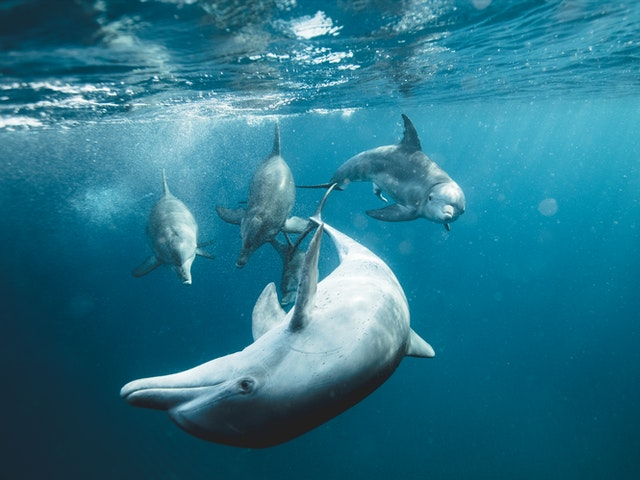
#> input picture MOW_I/datasets/dolphines.jpg, 640 x 480 px, found by its file name
$ jupyter execute --allow-errors 9_126328_Rafal_Gegotek_PCA.ipynb   (shell and % lines are left out)
#> lines starting #> are read from the running program, lines starting #| are printed output that depends on the picture
[cell 1]
import numpy as np
import matplotlib.pyplot as plt

## Przygotowanie

Przed rozpoczęciem pracy z notatnikiem proszę zmienić jego nazwę dodając na początku numer albumu, imię i nazwisko.
{nr_albumu}\_{imię}\_{nazwisko}\_{nazwa}

Po wykonaniu wszystkich zadań proszę przesłać wypełniony notatnik przez platformę ELF za pomocą formularza "Prześlij projekt" w odpowiedniej sekcji.

## Redukcja wymiarowości

Praca z wielowymiarowymi danymi niesie ze sobą różne ograniczenia. W jaki sposób możemy wyświetlić próbki, które mają $4$, $5$, $6$, $7$ i więcej cech? Nie możemy stworzyć przecież wykresu $4D$, czy $7D$. Wizualizacja takich danych jest problemem. Kiedy mamy wiele cech w zestawie danych, wpływa to również na szybkość działania naszego modelu. Takie dane zajmują więcej miejsca na nośnikach pamięci. Jeśli mamy zbiór, który zawiera $1000$ cech, to możemy się zastanawiać, czy na pewno wszystkie cechy są istotne i potrzebne dla naszego modelu. Może wystarczy jedynie $100$ cech i wyniki działania modelu uczenia maszynowego byłyby równie satysfakcjonujące, a przy okazji zmniejszylibyśmy wymiarowość próbek i czas obliczeń.

Problem redukcji wymiarowości jest powszechny w tematyce uczenia maszynowego. Istnieją dwa główne podziały takiej redukcji - selekcja i ekstrakcja cech. Selekcja cech polega na wybraniu pewnego podzbioru cech z oryginalnego zestawu wszystkich cech. W takim przypadku zakładamy, że nie wszystkie cechy są nam potrzebne do stworzenia dobrego modelu, więc pozbywamy się części z nich, licząc na to, że wyniki nie ulegną pogorszeniu. Selekcja cech pozostawia cechy w swojej oryginalnej postaci, nie modyfikuje ich wartości, zmieniamy tylko ich ilość. Ekstrakcja cech jest scenariuszem nieco bardziej skomplikowanym, ponieważ polega na redukcji cech poprzez przekształcenie oryginalnego zestawu cech do nowej przestrzeni cech, w której pozostałe cechy nie mają swoich pierwotnych wartości. Obie kategorie mają swoje wady i zalety. Dzisiaj skupimy się na algorytmie z rodziny ekstrakcji cech.

##  Analiza głównych składowych

Jedną z najpopularniejszych metod ekstrakcji cech jest **Analiza głównych składowych (ang. Principal component analysis)** w skrócie **PCA**. Jest to algorytm, który redukuje wymiarowość danych poprzez rzutowanie ich na przestrzeń o mniejszej liczbie wymiarów. Rzutowanie to następuje poprzez znalezienie kierunków, w których jest największa wariancja danych. Założeniem algorytmu jest zatem znalezienie nowej przestrzeni cech, tak aby zachować jak najwięcej informacji zawartych w oryginalnych cechach. Przed omówieniem szczegółów algorytmu zobaczmy jego zasadę działania.

Mając dwuwymiarowy zestaw danych z cechami $x_1$ i $x_2$, chcielibyśmy zredukować go do postaci jednowymiarowej.

Aby to zrobić, musimy znaleźć kierunki, w których dane są najbardziej zróżnicowane (mają największą wariancję). Takie kierunki będą dwa, a dodatkowo będą one zawsze do siebie prostopadłe. Te kierunki, to właśnie główne składowe.

Mając wyznaczone główne składowe, możemy zauważyć, że wzdłuż prostej z czerwoną strzałką jest znacznie większa wariancja danych. Jeśli zatem chcielibyśmy zredukować przestrzeń z $2D$ na $1D$, to powinniśmy rzutować wszystkie punkty z dwuwymiarowej przestrzeni na prostą z czerwoną strzałką.

Po zrzutowaniu punktów na tę prostą dane prezentują się następująco:

Możemy też spróbować zrzutować punkty na prostą z niebieską strzałką, żeby przekonać się, że punkty będą bardziej "zbite" (mniejsza wariancja danych).

Ta idea dla prostego przypadku dwuwymiarowego jest rozszerzalna i działa dokładnie tak samo dla danych wielowymiarowych. Jeśli mamy już intuicję, w jaki sposób redukowane są wymiary w algorytmie PCA, przejdźmy do szczegółów działania algorytmu.

## Algorytm PCA

Na początku stwórzmy zbiór danych, na którym będziemy przeprowadzać obliczenia.

| **x1** | **x2** |
|--------|--------|
| 1\.2   | 1\.5   |
| 0\.2   | 0\.1   |
| 1\.6   | 1\.8   |
| 2\.2   | 2\.5   |
| 0\.5   | 0\.7   |
| 3\.0   | 2\.6   |
| 3\.2   | 3\.4   |
| 0\.8   | 1\.0   |
| 2\.6   | 2\.8   |
| 1\.5   | 1\.4   |

[cell 2]
X = np.array([
    [1.2, 1.5],
    [0.2, 0.1],
    [1.6, 1.8],
    [2.2, 2.5],
    [0.5, 0.7],
    [3.0, 2.6],
    [3.2, 3.4],
    [0.8, 1.0],
    [2.6, 2.8],
    [1.5, 1.4]])

### Wycentrowanie danych

Pierwszym etapem obliczenia macierzy kowariancji jest wycentrowanie zestawu danych, to znaczy odjęcie średniej od każdej próbki. Obliczamy średnią dla cechy $x_1$ i cechy $x_2$.

[cell 3]
X_centered = X - X.mean(axis=0)

X_centered

[cell 4]
plt.scatter(X_centered[:, 0], X_centered[:, 1], marker='+')

### Obliczenie macierzy kowariancji

Po wycentrowaniu zestawu danych należy obliczyć macierz kowariancji zgodnie ze wzorem:

<!-- $$\Sigma = \frac{1}{m-1}\sum_{i=1}^{n}(x^{(i)})(x^{(i)})^T$$ -- DO POPRAWY!!! -->
$$\Sigma = \frac{1}{m-1}X^TX$$

gdzie:

* $X^T$ jest macierzą o wymiarach $nxm$

* $X$ jest macierzą o wymiarach $mxn$
<!-- * $x^{(i)}$ jest wektorem o wymiarach $nx1$ -->

<!-- * $(x^{(i)})^T$ jest wektorem o wymiarach $1xn$ -->

Więc w wyniku mnożenia powstaje macierz $\Sigma$ o wymiarach $nxn$.

[cell 5]
m = X.shape[0]
X_cov = np.dot(X_centered.T, X_centered) / (m - 1)

X_cov

### Obliczenie wektorów i wartości własnych

Ten etap jest sercem metody analizy głównych składowych. Wektory własne to kierunki, w których jest największa wariancja danych. Wartości własne, które skojarzone są z wektorami własnymi, określają ich istotność. Oznacza to, że wektor własny z największą wartością własną jest pierwszą główną składową, wektor własny z drugą największą wartością jest drugą główną składową i tak dalej.

Wektory i wartości własne można obliczyć za pomocą metody `np.linalg.eig()` podając jako parametr obliczoną wcześniej macierz kowariancji.

[cell 6]
eigenvalues, eigenvectors = np.linalg.eig(X_cov)

Bardzo istotne jest to, że wektory własne zwracane przez `np.linalg.eig()` są reprezentowane jako **kolumny**, a nie wiersze. Oznacza to, że pierwszą kolumną jest pierwszy wektor własny, drugą kolumną jest drugi wektor własny itp.

Ważne jest również to, że zwrócone wartości własne niekoniecznie muszą być posortowane. Musimy zatem sami posortować wartości własne (zachowując powiązanie z wektorami własnymi), żeby mieć pewność, że są ustawione malejąco.

[cell 7]
idx = eigenvalues.argsort()[::-1]
eigenvalues = eigenvalues[idx]
eigenvectors = eigenvectors[:,idx]

eigenvalues, eigenvectors

### Rysowanie danych z głównymi składowymi

Mając wektory własne możemy w przypadku dwuwymiarowym dość łatwo je narysować. Obliczamy nachylenie zgodnie ze wzorem $\frac{\Delta y}{\Delta x}$.

[cell 8]
plt.scatter(X_centered[:, 0], X_centered[:, 1], marker='+')

line = np.linspace(-1, 1, 100)
plt.arrow(x=0, y=0, dx=eigenvectors[0, 0], dy=eigenvectors[1, 0], head_width=0.1, head_length=0.1, fc='r', ec='k')
plt.arrow(x=0, y=0, dx=eigenvectors[0, 1], dy=eigenvectors[1, 1], head_width=0.1, head_length=0.1, fc='b', ec='k')
plt.plot(line, line * (eigenvectors[1, 0]/eigenvectors[0, 0]), color='black')
plt.plot(line, line * (eigenvectors[1, 1]/eigenvectors[0, 1]), color='black')

plt.xlabel("x1")
plt.ylabel("x2")
plt.grid()
plt.show()
#> figure, not shown here; curve peaks at x = 1, y = 0.994; curve peaks at x = -1, y = 1.01

### Rzutowanie danych na k głównych składowych

Mając obliczoną macierz z kolejnymi wektorami własnymi, możemy wykorzystać ją do zredukowania oryginalnej ilości wymiarów. W sytuacji, gdy mamy jedynie dwa wymiary w oryginalnym zestawie danych, nie mamy dużego pola do popisu. Jednak w zdecydowanej większości przypadków będziemy pracować z danymi, które mają znacznie więcej cech. Dzięki temu możemy wybrać $k$ pierwszych głównych składowych i za ich pomocą rzutować dane do przestrzeni o $k$-tej liczbie wymiarów.

Operacja rzutowania opisana jest za pomocą wzoru:

$$z = U_{reduced}^T * x$$

gdzie:
* $U_{reduced}$ oznacza macierz z k pierwszymi wektorami własnymi - wymiar $nxk$
* $x$ to oryginalna próbka - wymiar $nx1$

Zatem wyjściowa próbka $z$ będzie miała wymiar $kx1$.

Możemy również rzutować cały zbiór danych "na raz" i wtedy wzór będzie miał następującą formę:

$$Z = X * U_{reduced}$$

gdzie:
* $X$ to zbiór danych - wymiar $mxn$
* $U_{reduced}$ to macierz z k pierwszymi wektorami własnymi - wymiar $nxk$

Zatem nowy zbiór danych ze zredukowaną ilością wymiarów będzie miał wymiar $mxk$.

#### Rzutowanie danych na pierwszą główną składową

[cell 9]
X_pca_1 = np.dot(X, eigenvectors[:, 0])
plt.scatter(X_pca_1, np.zeros(10), marker='+')
plt.xlim((-1.5, 6))
plt.xlabel("z")
plt.show()

#### Rzutowanie danych na drugą główną składową

[cell 10]
X_pca_2 = np.dot(X, eigenvectors[:, 1])
plt.scatter(X_pca_2, np.zeros(10), marker='+')
plt.xlim((-1.5, 6))
plt.xlabel("z")
plt.show()

Widać, że znacznie korzystniejsze jest rzutowanie danych na pierwszą główną składową, ponieważ dane nie są tak zbite, jak w przypadku drugiej głównej składowej.

### Powrót do oryginalnej liczby wymiarów

Po zrzutowaniu danych na przestrzeń o mniejszej ilości wymiarów jesteśmy w stanie powrócić do oryginalnego $n$-wymiarowego zestawu danych, wykorzystując wszystkie główne składowe. Operacja ta jednak powoduje stratę pewnej ilości informacji, która została utracona poprzez operacje rzutowania.

Aby powrócić do oryginalnej liczby wymiarów, należy wykonać następującą operację:

$$x_{reconstructed} = U_{reduced} * z$$

* $U_{reduced}$ ma wymiary $nxk$
* $z$ ma wymiary $kx1$
* zatem $x_{reconstructed}$ będzie miało wymiar $nx1$.

Postać macierzowa:

$$X_{reconstructed} = Z * U_{reduced}^T$$

* $Z$ ma wymiary $mxk$
* $U_{reduced}^T$ ma wymiary $kxn$
* zatem $X_{reconstructed}$ będzie miało wymiar $mxn$.

#### Operacja odwrotna po rzutowaniu danych na pierwszą główną składową

[cell 11]
old_data_from_pca_1 = np.dot(X_pca_1.reshape(X_pca_1.shape[0], 1), eigenvectors[:, :1].T)
plt.scatter(old_data_from_pca_1[:, 0], old_data_from_pca_1[:, 1], marker='+')
# plt.xlim((-1.5, 2))
plt.xlabel("x1")
plt.ylabel("x2")
plt.show()

Widać, że z łatwością udało się odtworzyć dane idące wzdłuż pierwszej głównej składowej, ale nie wzdłuż drugiej.

### Współczynnik wariancji wyjaśnionej

Gdy analizujemy prosty przypadek z dwoma wymiarami, nie mamy wielkiego wyboru jeśli chodzi o redukcje cech. Możemy jedynie rzutować próbki na przestrzeń jednowymiarową. W sytuacji, gdy mamy wiele wymiarów problemem może okazać się wybór właściwej ilości głównych składowych, które będą służyły do stworzenia nowej przestrzeni próbek. Przykładowo, jeśli mamy 6000 wymiarów, to ile $k$ pierwszych głównych składowych powinniśmy wziąć? 2000? 1000? a może jedynie 100? Moglibyśmy oczywiście próbować wszystkich wartości z pewnego przedziału, a następnie mierzyć różnice pomiędzy oryginalnymi próbkami i próbkami zrekonstruowanymi. To dałoby nam pewną miarę błędu. Odpowiednie przekształcenia pozwoliłyby nawet zawrzeć tę wartości w przedziale $(0,1)$. Jednak takie rozwiązanie wymagałoby bardzo dużej ilości obliczeń.

Na szczęście istnieje inny sposób. Obliczone wraz z wektorami własnymi, wartości własne mają ważną właściwość. Informują o tym, jaka ilość wariancji niesiona jest za pomocą skojarzonej głównej składowej. Jest to tak zwana **wariancja wyjaśniona**. Aby wyciągnąć tę informację, należy obliczyć iloraz każdej wartości własnej i sumy wszystkich wartości własnych:

$$\frac{eigenvalue^{(i)}}{\sum_{i=1}^{n}eigenvalue^{(i)}}$$

Przykładowo, jeżeli wariancja wyjaśniona dla pierwszej warości własnej ma wartość $0.9$, oznacza to, że aż $90%$ wariancji jest wyjaśnionej za pomocą pierwszej głównej składowej. Czyli pozostałe $10%$ jest zawarte w pozostałych głównych składowych.

Częściej jednak stosowana jest operacja obliczania wartości wyjaśnionej z wykorzystaniem skumulowanej sumy. Taka operacja pozwala na łatwe sprawdzenie, jaka ilość wariancji jest wyjaśniona za pomocą $k$ pierwszych składowych.

$$\frac{\sum_{i=1}^{k} eigenvalue^{(i)}}{\sum_{i=1}^{n}eigenvalue^{(i)}}$$

Dzięki temu możemy ustalić, że chcemy, aby nowa przestrzeń cech zachowała $95%$ wariancji:

$$\frac{\sum_{i=1}^{k} eigenvalue^{(i)}}{\sum_{i=1}^{n}eigenvalue^{(i)}} \geq 0.95$$

Ustalenie takiego progu pozwoli nam wybrać odpowiednią ilość pierwszych głównych składowych:

## Zadanie 1

Algorytm PCA jest w stanie znacznie zredukować wymiarowość, ale pozwala również powrócić do oryginalnej ilości wymiarów. Dzięki temu może być stosowany jako algorytm kompresji. Celem tego zadania będzie wykorzystanie algorytmu PCA do kompresji zdjęcia. W katalogu datasets znajduje się zdjęcie o nazwie 'dolphines.jpg'. Wczytaj to zdjęcie w formacie _grayscale*_, a następnie wykonaj eksperymenty redukcji wymiarów dla różnych wartości parametru $k$ ($k$ oznacza $k$ pierwszych głównych składowych). Po zrzutowaniu zdjęcia na mniejszą liczbę wymiarów powróć do oryginalnego rozmiaru i sprawdź, jak różne wartości parametru $k$ wpływają na jakość zrekonstruowanego zdjęcia. Stwórz wykres wariancji wyjaśnionej. Dla jakiej ilości pierwszych głównych składowych zachowane jest $95$ wariancji?

_1. Grayscale (skala szarości) to format, w którym jest tylko jeden kanał zawierający informacje o intensywności (jasności) pikseli. Wszystkie piksele reprezentowane są za pomocą wartości od 0 do 255, gdzie 0 oznacza kolor czarny a 255 kolor biały.
To może zostać zaimplementowane w prosty sposób za pomocą biblioteki PIL:_
```
from PIL import Image
img = PIL.Image.open('../dolphines.jpg').convert('L')
```

**Uwaga:** Podczas obliczania wektorów i wartości własnych za pomocą funkcji `np.linalg.eig()` może pojawić się problem z występowaniem liczb zespolonych. Najlepiej wtedy po prostu zostawić jedynie część rzeczywistą:

```
eigenvalues = eigenvalues.real
eigenvectors = eigenvectors.real
```

[cell 12]
import numpy as np
import matplotlib.pyplot as plt
from PIL import Image

k_test = [10, 50, 100, 150, 200]
image = np.asarray(Image.open('dolphines.jpg').convert('L'))
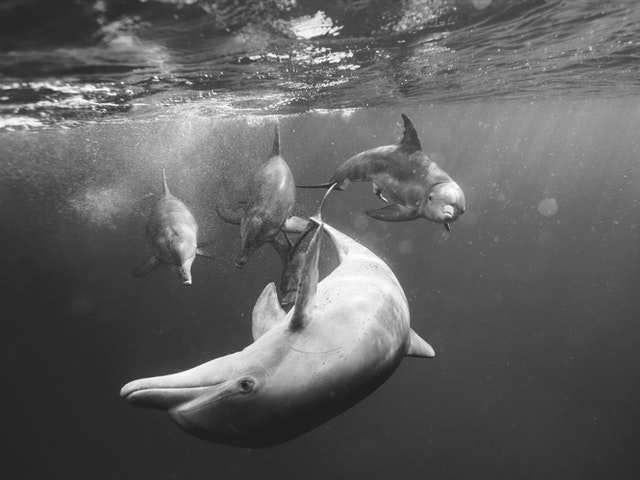
#> image: shape (480, 640); min 26, max 255, mean 95.9
image_centered = image - image.mean(axis=0)
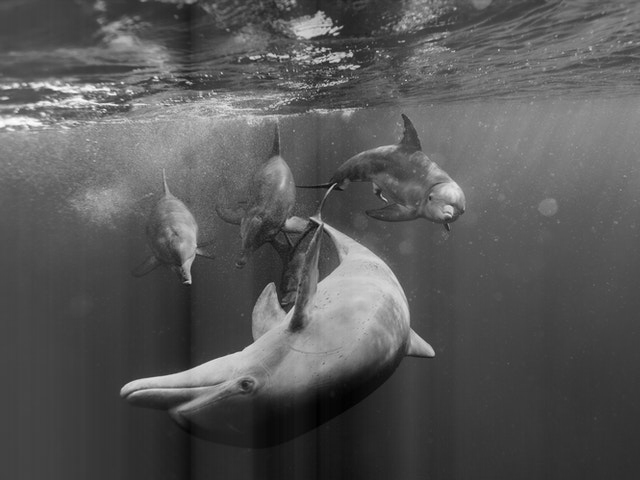
#> image_centered: shape (480, 640) float64; min -99.68, max 188.3, mean 0; drawn with min black and max white

m = image.shape[0]
#> m = 480
#> (the rest of this cell did not finish here and is left out)

[cell 13]
k_array = list(range(1, 640))
boundary_x = list(range(0, 640, 20))
boundary_y = [0.95 for _ in boundary_x]
k_sum, n_sum, best_k = 0, 0, 0
variance = []

#> (the rest of this cell did not finish here and is left out)

## Zadanie 2

Obrazy kolorowe zapisane są w formacie RGB. Oznacza to, że taki obraz ma 3 kanały - R, G i B. Przerób program z zadania pierwszego w taki sposób, aby dokonywał kompresji zdjęcia w formacie RGB (usunięcie funkcji `.convert('L')`). Aby dokonać takiej kompresji, należy przeprowadzić kompresje algorytmem PCA osobno dla każdego kanału, a następnie połączyć kanały razem, tak by tworzyły oryginalny obraz. Wykonaj eksperymenty dla różnych wartości parametru $k$.

[cell 14]
from sklearn.preprocessing import MinMaxScaler, StandardScaler, LabelEncoder
from sklearn.decomposition import PCA

image = Image.open('dolphines.jpg')
#> image is the input picture: PIL image 640x480 RGB; mean R, G, B 40.5, 116.1, 137.4
red, green, blue = image.split()
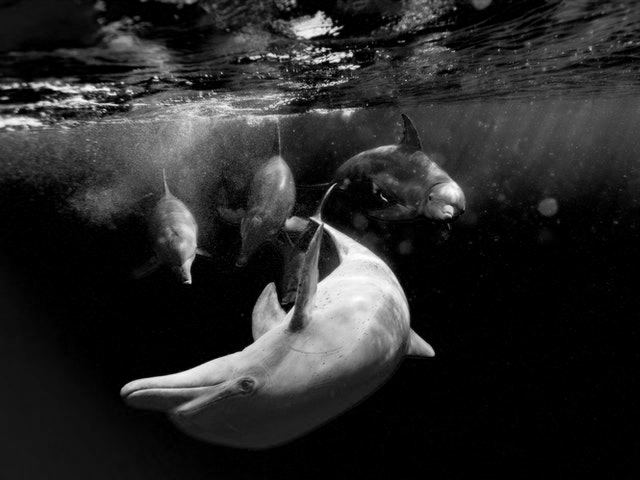
#> red: PIL image 640x480 L; min 0, max 255, mean 40.5
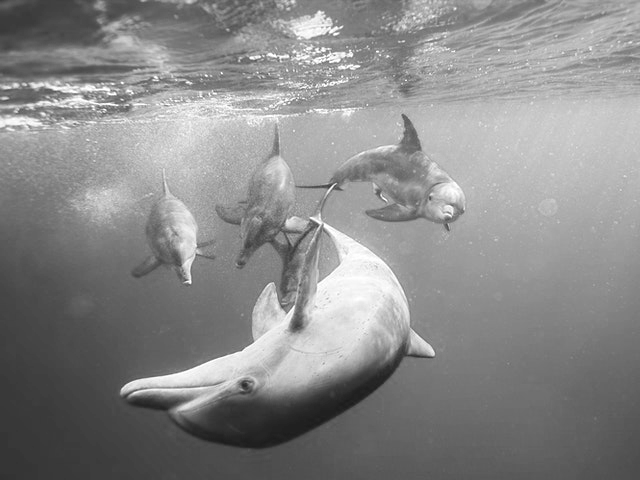
#> blue: PIL image 640x480 L; min 27, max 255, mean 137.4
k_array = [10, 50, 100, 150, 200]

#> (the rest of this cell did not finish here and is left out)

## Zadanie 3

Algorytm analizy głównych składowych bardzo powszechnie wykorzystywany jest również w celach wizualizacyjnych. Przekonaliśmy się już o tym w poprzednich zadaniach, że niemożliwe jest stworzenie wykresu granicy decyzyjnej dla danych o liczbie cech większej, niż $3$. Wykorzystując algorytm PCA do redukcji wymiarowości, możemy zmniejszyć liczbę wymiarów, dzięki czemu w łatwy sposób będziemy w stanie wizualizować nasze dane. Wykorzystaj algorytm PCA, aby zredukować liczbę wymiarów w zestawie danych o nazwie _iris*_ do $2$. Następnie stwórz wykres przedstawiający próbki w nowej przestrzeni cech.

Co sądzisz o takiej redukcji wymiarów? Czy jest ona lepsza niż losowe wybranie dwóch oryginalnych cech i dla nich narysowanie wykresu?

_**UWAGA:** przed przeprowadzeniem analizy głównych składowych dane należy znormalizować np. za pomocą standaryzacji._

_1. Zbiór danych irys można w łatwy sposób wczytać z wykorzystaniem bibliotekę [scikit-learn](https://scikit-learn.org/stable/modules/generated/sklearn.datasets.load_iris.html)_:
```
from sklearn import datasets
iris = datasets.load_iris()
```

[cell 15]
from sklearn import datasets

iris = datasets.load_iris()
iris_data = iris.data
iris_target = iris.target
iris_scaled = StandardScaler().fit_transform(iris_data)
pca_2 = PCA(n_components = 2)
iris_fit_transform_2 = pca_2.fit_transform(iris_scaled)

plt.scatter(iris_fit_transform_2[:, 0], iris_fit_transform_2[:, 1], c = iris_target)
plt.title('Próbki nowej przestrzeni cech wykorzystując algorytm PCA ')
plt.show()

iris_random_reduced_2 = iris.data[:, 0:2]
plt.scatter(iris_random_reduced_2[:, 0], iris_random_reduced_2[:, 1], c = iris_target)
plt.title('Próbki nowej przestrzeni cech dla pierwszych dwóch wymiarów')
plt.show()
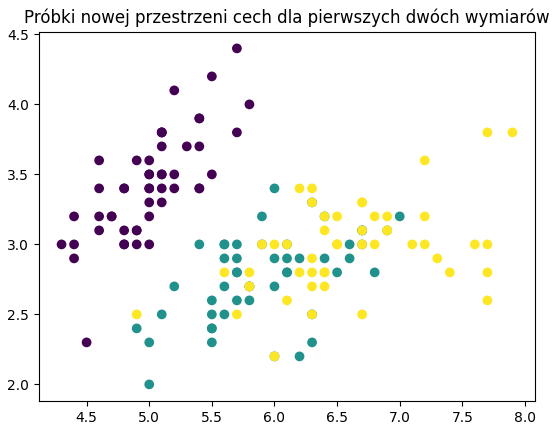
#> figure drawn by matplotlib, 1 panel

Problem redukcji wymiarowości rozwiązywany przy pomocy algorytmu PCA pokazueje lepsze działąnie, od dowolnie dwóch wybranych parametrów. Dla dwóch pierwszych parametrów dane są zwizualizowane w dużo bardziej skumulowany sposób, natomiast dla algorytmu PCA jest dużo lepsza czytelnośc danych.

\# YOUR ANSWER HERE

## Zadanie 4

Przeprowadź redukcję wymiarowości na zbiorze danych _iris_ analogicznie do zadania 3, jednak tym razem zrzutuj próbki na nową przestrzeń za pomocą $3$ pierwszych głównych składowych. Stwórz wykres. Jakie wnioski możesz wyciągnąć, analizując przestrzeń dwu i trójwymiarową.

[cell 16]
pca_3 = PCA(n_components = 3)
iris_fit_transform_3 = pca_3.fit_transform(iris_scaled)

iris_random_reduced_3 = iris.data[:, 0:3]
fig = plt.figure()
ax = fig.add_subplot(111, projection='3d')
ax.scatter(iris_random_reduced_3[:, 0], iris_random_reduced_3[:, 1], zs = iris_random_reduced_3[:, 2], c = iris_target)
ax.set_title('Próbki nowej przestrzeni cech 3 pierwszych parametrów')

fig = plt.figure()
ax = fig.add_subplot(111, projection='3d')
ax.scatter(iris_fit_transform_3[:, 0], iris_fit_transform_3[:, 1], zs = iris_fit_transform_3[:, 2], c = iris_target)
ax.set_title('Próbki nowej przestrzeni cech wykorzystując algorytm PCA dla 3 parametrów')
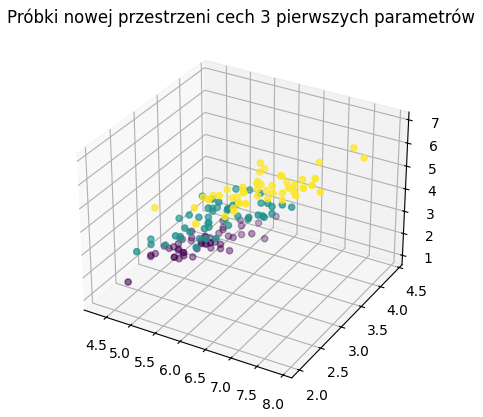
#> figure drawn by matplotlib, 1 panel
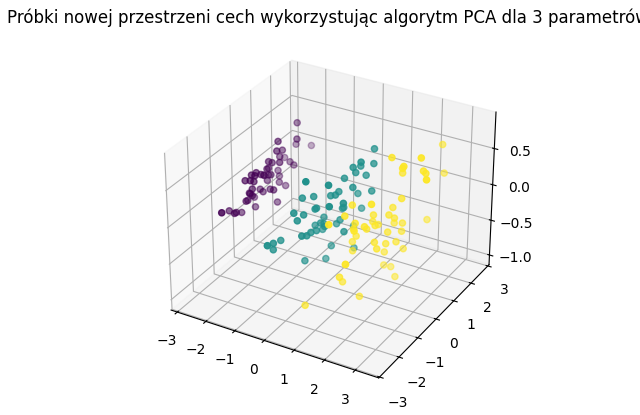
#> figure drawn by matplotlib, 1 panel
